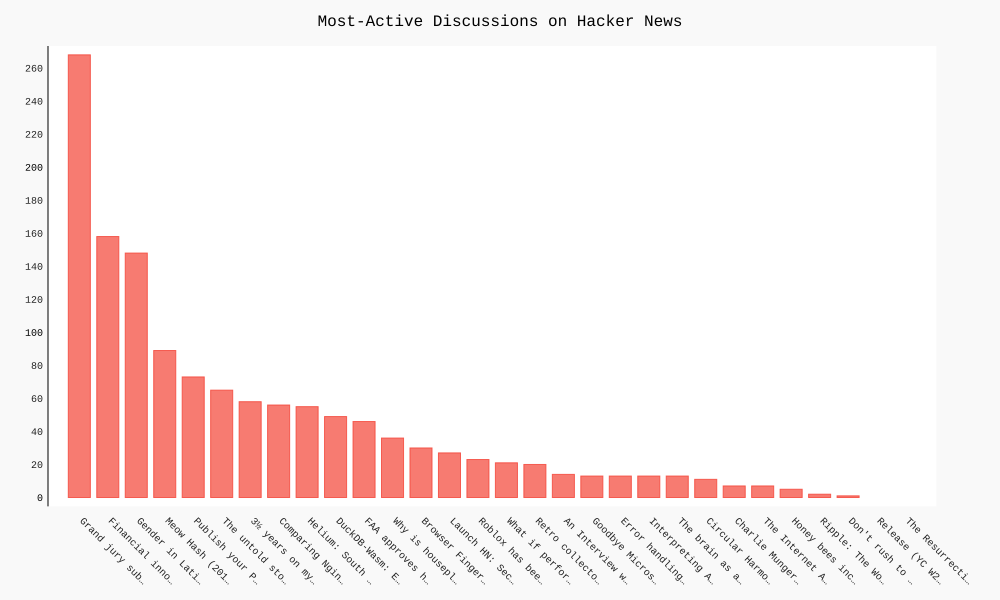

Recreate this plot in Python.
import requests
import pygal
from operator import itemgetter

# Make and API call and store the response.
url = 'https://hacker-news.firebaseio.com/v0/topstories.json'
r = requests.get(url)
print("Status code:", r.status_code)

# Process information about each submission.
submission_ids = r.json()
submission_dicts = []
status_code = ['']
for submission_id in submission_ids[:30]:
    # Make a separate API call for each submission.
    url = ('https://hacker-news.firebaseio.com/v0/item/' +
            str(submission_id) + '.json')
    submission_r = requests.get(url)
    if submission_r.status_code == 200:
        status_code[0] = submission_r.status_code
    else:
        status_code.append(submission_r.status_code)
    response_dict = submission_r.json()

    submission_dict = {
        'label': response_dict['title'],
        'xlink': 'http://news.ycombinator.com/item?id=' + str(submission_id),
        'value': response_dict.get('descendants', 0),
        }
    submission_dicts.append(submission_dict)

if len(status_code) == 1:
    print("Loop status code: 200")
else:
    print("Loop status: ERROR")
submission_dicts = sorted(submission_dicts, key=itemgetter('value'),
                            reverse=True)
titles = []
for submission_dict in submission_dicts:
    titles.append(submission_dict['label'])

# Plot a bar chart showing most active discussions.
my_config = pygal.Config()
my_config.x_label_rotation = 45
my_config.show_legend = False
my_config.title_font_size = 24
my_config.label_font_size = 14
my_config.major_label_font_size = 18
my_config.truncate_label = 15
my_config.show_y_guides = False
my_config.width = 1000

chart = pygal.Bar(my_config)
chart.title = 'Most-Active Discussions on Hacker News'
chart.x_labels = titles

chart.add('', submission_dicts)
chart.render_to_file('hn_submissions.svg')
